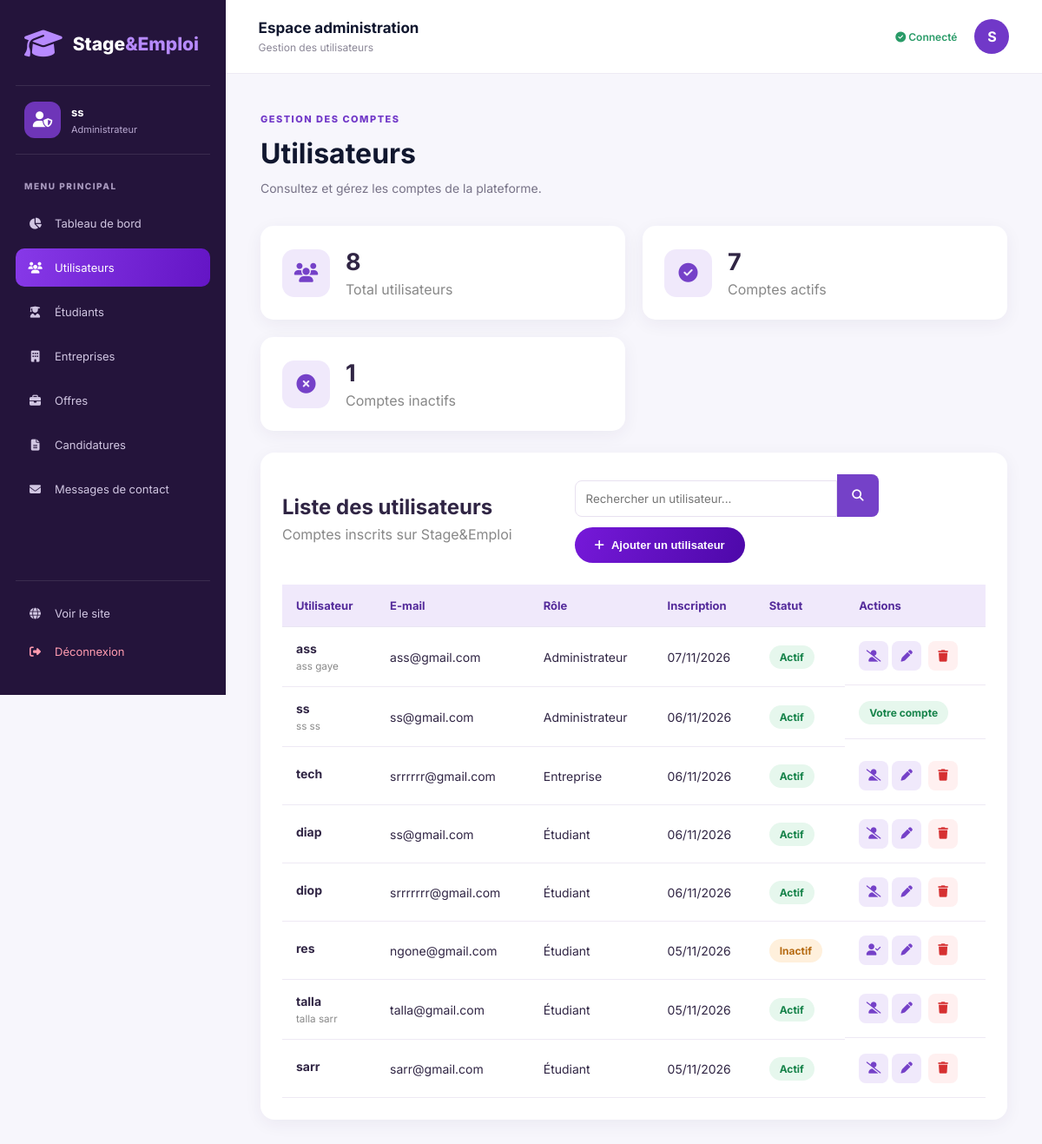
The app's page /gestion/utilisateurs/ (signed in) with its own data.
### comptes/models.py (models this page shows)
class Utilisateur(AbstractUser):
    class Role(models.TextChoices):
        ETUDIANT = 'ETUDIANT', 'Étudiant'
        ENTREPRISE = 'ENTREPRISE', 'Entreprise'
        ADMIN = 'ADMIN', 'Administrateur'
    role = models.CharField(
        max_length=20,
        choices=Role.choices,
        default=Role.ETUDIANT
    )

### comptes/views.py (the view, shortened to what this page needs)
# urls.py: path('gestion/utilisateurs/', views.gestion_utilisateurs, name='gestion_utilisateurs'),
@login_required
def gestion_utilisateurs(request):
    if request.user.role != 'ADMIN':
        return redirect('accueil')
    recherche = request.GET.get('recherche', '')
    utilisateurs = Utilisateur.objects.all().order_by('-date_joined')
    context = {
        'utilisateurs': utilisateurs,
        'total_utilisateurs': Utilisateur.objects.count(),
        'total_actifs': Utilisateur.objects.filter(is_active=True).count(),
        'total_inactifs': Utilisateur.objects.filter(is_active=False).count(),
        'recherche': recherche,
    }
    return render(request, 'comptes/gestion_utilisateurs.html', context)

### comptes/templates/comptes/gestion_utilisateurs.html (shortened to what this page needs)
{% extends 'comptes/base_admin.html' %}
{% block topbar_description %}Gestion des utilisateurs{% endblock %}
{% block content %}
<div class="dashboard-header">
    <div>
        <span class="section-tag">GESTION DES COMPTES</span>
        <h1>Utilisateurs</h1>
        <p>Consultez et gérez les comptes de la plateforme.</p>
    </div>
</div>
<div class="contact-stats">
    <div class="contact-stat-card">
        <i class="fa-solid fa-users"></i>
        <div>
            <h3>{{ total_utilisateurs }}</h3>
            <p>Total utilisateurs</p>
        </div>
    </div>
    <div class="contact-stat-card">
        <i class="fa-solid fa-circle-check"></i>
        <div>
            <h3>{{ total_actifs }}</h3>
            <p>Comptes actifs</p>
        </div>
    </div>
    <div class="contact-stat-card">
        <i class="fa-solid fa-circle-xmark"></i>
        <div>
            <h3>{{ total_inactifs }}</h3>
            <p>Comptes inactifs</p>
        </div>
    </div>
</div>
<section class="contact-admin-panel">
    <div class="contact-admin-heading">
        <div>
            <h2>Liste des utilisateurs</h2>
            <p>Comptes inscrits sur Stage&Emploi</p>
        </div>
        <div style="display:flex; gap:12px; align-items:center; flex-wrap:wrap;">
            <form method="GET" class="contact-search">
                <input type="text" name="recherche"
                    value="{{ recherche }}"
                    placeholder="Rechercher un utilisateur...">
                <button type="submit">
                    <i class="fa-solid fa-magnifying-glass"></i>
                </button>
            </form>
            <button type="button" class="btn-primary"
                    onclick="ouvrirAjout()">
                <i class="fa-solid fa-plus"></i>
                Ajouter un utilisateur
            </button>
        </div>
    </div>
    <div class="contact-table-wrapper">
        <table class="contact-admin-table">
            <thead>
                <tr>
                    <th>Utilisateur</th>
                    <th>E-mail</th>
                    <th>Rôle</th>
                    <th>Inscription</th>
                    <th>Statut</th>
                    <th>Actions</th>
                </tr>
            </thead>
            <tbody>
                {% for utilisateur in utilisateurs %}
                <tr>
                    <td>
                        <strong>{{ utilisateur.username }}</strong>
                        <small>
                            {{ utilisateur.first_name }} {{ utilisateur.last_name }}
                        </small>
                    </td>
                    <td>{{ utilisateur.email }}</td>
                    <td>{{ utilisateur.get_role_display }}</td>
                    <td>{{ utilisateur.date_joined|date:"d/m/Y" }}</td>
                    <td>
                        {% if utilisateur.is_active %}
                            <span class="contact-badge read">Actif</span>
                        {% else %}
                            <span class="contact-badge unread">Inactif</span>
                        {% endif %}
                    </td>
                    <td class="contact-actions">
                        {% if utilisateur != request.user %}
                            <form method="POST">
                                {% if utilisateur.is_active %}
                                    <button class="contact-status-btn"
                                            title="Désactiver">
                                        <i class="fa-solid fa-user-slash"></i>
                                    </button>
                                {% else %}
                                    <button class="contact-status-btn"
                                            title="Activer">
                                        <i class="fa-solid fa-user-check"></i>
                                    </button>
                                {% endif %}
                                <button type="button"
                                    class="contact-status-btn"
                                    title="Modifier"
                                    onclick="ouvrirModification(
                                        '{{ utilisateur.id }}',
                                        '{{ utilisateur.username|escapejs }}',
                                        '{{ utilisateur.first_name|escapejs }}',
                                        '{{ utilisateur.last_name|escapejs }}',
                                        '{{ utilisateur.email|escapejs }}',
                                        '{{ utilisateur.role }}'
                                    )">
                                    <i class="fa-solid fa-pen"></i>
                                </button>
                            </form>
                            {% if not utilisateur.is_superuser %}
                                <form method="POST"
                                      onsubmit="return confirm('Supprimer cet utilisateur ?');">
                                    <button class="contact-delete-btn"
                                            title="Supprimer">
                                        <i class="fa-solid fa-trash"></i>
                                    </button>
                                </form>
                            {% endif %}
                        {% else %}
                            <span class="contact-badge read">Votre compte</span>
                        {% endif %}
                    </td>
                </tr>
                {% endfor %}
            </tbody>
        </table>
    </div>
</section>
{% endblock %}

### comptes/templates/comptes/base_admin.html (shortened to what this page needs)
{% load static %}
<!DOCTYPE html>
<html lang="fr">
<head>
    <link rel="stylesheet" href="{% static 'css/style.css' %}?v=5">
    <link rel="stylesheet"
          href="https://cdnjs.cloudflare.com/ajax/libs/font-awesome/6.5.2/css/all.min.css">
</head>
<body class="admin-dashboard">
    <aside class="admin-sidebar">
        <a href="{% url 'tableau_admin' %}" class="admin-logo">
            <i class="fa-solid fa-graduation-cap"></i>
            <span>Stage<span>&Emploi</span></span>
        </a>
        <div class="admin-profile">
            <div class="admin-avatar">
                <i class="fa-solid fa-user-shield"></i>
            </div>
            <div>
                <strong>{{ user.username }}</strong>
                <small>Administrateur</small>
            </div>
        </div>
        <p class="sidebar-label">MENU PRINCIPAL</p>
        <nav class="admin-menu">
            <a href="{% url 'tableau_admin' %}"
               class="{% if request.resolver_match.url_name == 'tableau_admin' %}active{% endif %}">
                <i class="fa-solid fa-chart-pie"></i>
                Tableau de bord
            </a>
            <a href="{% url 'gestion_utilisateurs' %}"
            class="{% if request.resolver_match.url_name == 'gestion_utilisateurs' %}active{% endif %}">
                <i class="fa-solid fa-users"></i>
                Utilisateurs
            </a>
            <a href="{% url 'gestion_etudiants' %}"
            class="{% if request.resolver_match.url_name == 'gestion_etudiants' %}active{% endif %}">
                <i class="fa-solid fa-user-graduate"></i>
                Étudiants
            </a>
            <a href="{% url 'gestion_entreprises' %}"
            class="{% if request.resolver_match.url_name == 'gestion_entreprises' %}active{% endif %}">
                <i class="fa-solid fa-building"></i>
                Entreprises
            </a>
            <a href="{% url 'gestion_offres' %}"
            class="{% if request.resolver_match.url_name == 'gestion_offres' %}active{% endif %}">
                <i class="fa-solid fa-briefcase"></i>
                Offres
            </a>
            <a href="{% url 'gestion_candidatures' %}"
            class="{% if request.resolver_match.url_name == 'gestion_candidatures' %}active{% endif %}">
                <i class="fa-solid fa-file-lines"></i> Candidatures
            </a>
            <a href="{% url 'messages_contact' %}"
               class="{% if request.resolver_match.url_name == 'messages_contact' %}active{% endif %}">
                <i class="fa-solid fa-envelope"></i>
                Messages de contact
            </a>
        </nav>
        <div class="sidebar-bottom">
            <a href="{% url 'accueil' %}">
                <i class="fa-solid fa-globe"></i>
                Voir le site
            </a>
            <a href="{% url 'deconnexion' %}" class="logout-link">
                <i class="fa-solid fa-right-from-bracket"></i>
                Déconnexion
            </a>
        </div>
    </aside>
    <div class="admin-main">
        <header class="admin-topbar">
            <div>
                <h2>Espace administration</h2>
                <p>{% block topbar_description %}Gestion de la plateforme Stage&Emploi{% endblock %}</p>
            </div>
            <div class="admin-topbar-right">
                <span>
                    <i class="fa-solid fa-circle-check"></i>
                    Connecté
                </span>
                <div class="topbar-avatar">
                    {{ user.username|first|upper }}
                </div>
            </div>
        </header>
        <main class="admin-content">
            {% block content %}
            {% endblock %}
        </main>
    </div>
</body>
</html>

### records on screen
Utilisateur: username "ss", username|first "S", first_name "ss", last_name "ss", email "ss@gmail.com", role "Administrateur", date_joined "06/11/2026", is_active "Actif", shows "Votre compte"
Utilisateur: username "ass", first_name "ass", last_name "gaye", email "ass@gmail.com", role "Administrateur", date_joined "07/11/2026", is_active "Actif"
Utilisateur: username "tech", email "srrrrrr@gmail.com", role "Entreprise", date_joined "06/11/2026", is_active "Actif"
Utilisateur: username "diap", email "ss@gmail.com", role "Étudiant", date_joined "06/11/2026", is_active "Actif"
Utilisateur: username "diop", email "srrrrrrr@gmail.com", role "Étudiant", date_joined "06/11/2026", is_active "Actif"
Utilisateur: username "res", email "ngone@gmail.com", role "Étudiant", date_joined "05/11/2026", is_active "Inactif"
Utilisateur: username "talla", first_name "talla", last_name "sarr", email "talla@gmail.com", role "Étudiant", date_joined "05/11/2026", is_active "Actif"
Utilisateur: username "sarr", email "sarr@gmail.com", role "Étudiant", date_joined "05/11/2026", is_active "Actif"

### other values on screen
{{ total_utilisateurs }} "8"
{{ total_actifs }} "7"
{{ total_inactifs }} "1"
